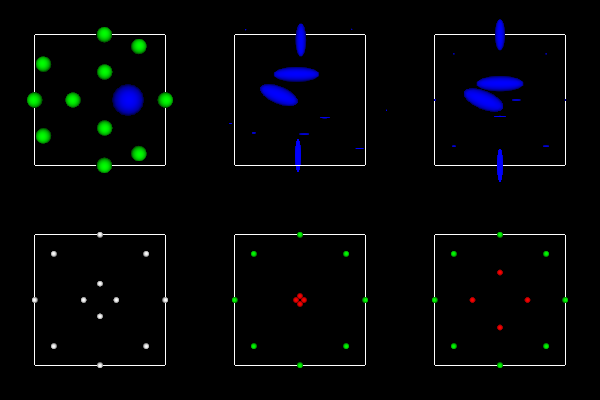

Generate this figure with Python:
#!/usr/bin/env python

# Demonstrate vtkPointSmoothingFilter with six smoothing modes on a
# synthetic 12-point dataset with manually specified tensors, rendered
# in a 3x2 viewport grid.

# Factory overrides
import vtkmodules.vtkInteractionStyle  # noqa: F401
import vtkmodules.vtkRenderingFreeType  # noqa: F401
import vtkmodules.vtkRenderingOpenGL2  # noqa: F401

from vtkmodules.vtkCommonCore import (
    vtkFloatArray,
    vtkPoints,
)
from vtkmodules.vtkCommonDataModel import (
    vtkCellArray,
    vtkPolyData,
)
from vtkmodules.vtkFiltersCore import (
    vtkGlyph3D,
    vtkTensorGlyph,
)
from vtkmodules.vtkFiltersExtraction import vtkExtractTensorComponents
from vtkmodules.vtkFiltersModeling import vtkOutlineFilter
from vtkmodules.vtkFiltersPoints import vtkPointSmoothingFilter
from vtkmodules.vtkFiltersSources import vtkSphereSource
from vtkmodules.vtkRenderingCore import (
    vtkActor,
    vtkCamera,
    vtkPolyDataMapper,
    vtkRenderWindow,
    vtkRenderWindowInteractor,
    vtkRenderer,
)

# View normal
normal = [0, 0, 1]

# Create synthetic dataset
point_positions = vtkPoints()
point_positions.SetNumberOfPoints(12)
point_positions.SetPoint(0, 0.25, 0.0, 0.0)
point_positions.SetPoint(1, 1.0, 0.0, 0.0)
point_positions.SetPoint(2, 0.707, 0.707, 0.0)
point_positions.SetPoint(3, 0.0, 1.0, 0.0)
point_positions.SetPoint(4, -0.707, 0.707, 0.0)
point_positions.SetPoint(5, -1.0, 0.0, 0.0)
point_positions.SetPoint(6, -0.707, -0.707, 0.0)
point_positions.SetPoint(7, 0.0, -1.0, 0.0)
point_positions.SetPoint(8, 0.707, -0.707, 0.0)
point_positions.SetPoint(9, -0.25, 0.0, 0.0)
point_positions.SetPoint(10, 0.0, 0.25, 0.0)
point_positions.SetPoint(11, 0.0, -0.25, 0.0)

verts = vtkCellArray()
for i in range(12):
    verts.InsertNextCell(1, [i])

scalars = vtkFloatArray()
scalars.SetNumberOfTuples(12)
scalars.SetTuple1(0, 2.0)
for i in range(1, 12):
    scalars.SetTuple1(i, 1.0)

tensors = vtkFloatArray()
tensors.SetNumberOfComponents(9)
tensors.SetNumberOfTuples(12)
tensors.SetTuple9(0, 0.7, 0.0, 0.0, 0.0, 0.1, 0.0, 0.0, 0.0, 0.1)
tensors.SetTuple9(1, 0.1, 0.0, 0.0, 0.0, 0.1, 0.0, 0.0, 0.0, 0.1)
tensors.SetTuple9(2, 0.1, 0.0, 0.0, 0.0, 0.1, 0.0, 0.0, 0.0, 0.1)
tensors.SetTuple9(3, 0.667, 0.0, 0.0, 0.0, 2, 0.0, 0.0, 0.0, 0.667)
tensors.SetTuple9(4, 0.1, 0.0, 0.0, 0.0, 0.1, 0.0, 0.0, 0.0, 0.1)
tensors.SetTuple9(5, 0.2, 0.0, 0.0, 0.0, 0.1, 0.0, 0.0, 0.0, 0.1)
tensors.SetTuple9(6, 0.3, 0.0, 0.0, 0.0, 0.1, 0.0, 0.0, 0.0, 0.1)
tensors.SetTuple9(7, 0.4, 0.0, 0.0, 0.0, 2.15, 0.0, 0.0, 0.0, 0.1)
tensors.SetTuple9(8, 0.5, 0.0, 0.0, 0.0, 0.1, 0.0, 0.0, 0.0, 0.1)
tensors.SetTuple9(9, 2.47487, -2.47487, 0.0, 1.41421, 1.41421, 0.0, 0.0, 0.0, 1.0)
tensors.SetTuple9(10, 3, 0, 0, 0, 1, 0, 0, 0, 1)
tensors.SetTuple9(11, 0.8, 0.0, 0.0, 0.0, 0.1, 0.0, 0.0, 0.0, 0.1)

point_data = vtkPolyData()
point_data.SetPoints(point_positions)
point_data.SetVerts(verts)
point_data.GetPointData().SetScalars(scalars)
point_data.GetPointData().SetTensors(tensors)

# Extract tensor information
tensor_extract = vtkExtractTensorComponents()
tensor_extract.SetInputData(point_data)
tensor_extract.ExtractScalarsOn()
tensor_extract.ScalarIsDeterminant()
tensor_extract.PassTensorsToOutputOn()
tensor_extract.Update()

# Glyph source
sphere_source = vtkSphereSource()
sphere_source.SetRadius(0.5)
sphere_source.SetCenter(0.0, 0.0, 0.0)
sphere_source.SetThetaResolution(16)
sphere_source.SetPhiResolution(8)
sphere_source.Update()

# --- Default (no smoothing) ---
smooth_0 = vtkPointSmoothingFilter()
smooth_0.SetInputData(point_data)
smooth_0.SetNumberOfIterations(0)
smooth_0.SetSmoothingModeToDefault()
smooth_0.Update()

glyph_0 = vtkGlyph3D()
glyph_0.SetInputConnection(smooth_0.GetOutputPort())
glyph_0.SetSourceConnection(sphere_source.GetOutputPort())
glyph_0.SetScaleModeToDataScalingOff()
glyph_0.SetScaleFactor(0.1)

glyph_mapper_0 = vtkPolyDataMapper()
glyph_mapper_0.SetInputConnection(glyph_0.GetOutputPort())
glyph_mapper_0.ScalarVisibilityOff()

glyph_actor_0 = vtkActor()
glyph_actor_0.SetMapper(glyph_mapper_0)
glyph_actor_0.GetProperty().SetColor(1, 1, 1)

# --- Geometric ---
smooth_1 = vtkPointSmoothingFilter()
smooth_1.SetInputData(point_data)
smooth_1.SetSmoothingModeToGeometric()
smooth_1.SetNumberOfIterations(20)
smooth_1.SetNumberOfSubIterations(100)
smooth_1.SetMaximumStepSize(0.01)
smooth_1.SetNeighborhoodSize(24)
smooth_1.EnableConstraintsOn()
smooth_1.SetFixedAngle(50)
smooth_1.SetBoundaryAngle(100)
smooth_1.GenerateConstraintScalarsOn()
smooth_1.Update()

glyph_1 = vtkGlyph3D()
glyph_1.SetInputConnection(smooth_1.GetOutputPort())
glyph_1.SetSourceConnection(sphere_source.GetOutputPort())
glyph_1.SetScaleModeToDataScalingOff()
glyph_1.SetScaleFactor(0.1)

glyph_mapper_1 = vtkPolyDataMapper()
glyph_mapper_1.SetInputConnection(glyph_1.GetOutputPort())
glyph_mapper_1.SetColorModeToMapScalars()
glyph_mapper_1.SetScalarModeToUsePointFieldData()
glyph_mapper_1.SetArrayAccessMode(1)
glyph_mapper_1.SetArrayName("Constraint Scalars")
glyph_mapper_1.SetScalarRange(0, 2)

glyph_actor_1 = vtkActor()
glyph_actor_1.SetMapper(glyph_mapper_1)
glyph_actor_1.GetProperty().SetColor(1, 1, 1)

# --- Uniform ---
smooth_2 = vtkPointSmoothingFilter()
smooth_2.SetInputData(point_data)
smooth_2.SetSmoothingModeToUniform()
smooth_2.SetNumberOfIterations(20)
smooth_2.SetNumberOfSubIterations(10)
smooth_2.EnableConstraintsOn()
smooth_2.SetMaximumStepSize(0.01)
smooth_2.SetNeighborhoodSize(20)
smooth_2.GenerateConstraintScalarsOn()
smooth_2.SetPackingFactor(1.0)
smooth_2.Update()

glyph_2 = vtkGlyph3D()
glyph_2.SetInputConnection(smooth_2.GetOutputPort())
glyph_2.SetSourceConnection(sphere_source.GetOutputPort())
glyph_2.SetScaleModeToDataScalingOff()
glyph_2.SetScaleFactor(0.1)
glyph_2.Update()

glyph_mapper_2 = vtkPolyDataMapper()
glyph_mapper_2.SetInputConnection(glyph_2.GetOutputPort())
glyph_mapper_2.SetScalarModeToUsePointFieldData()
glyph_mapper_2.SetArrayAccessMode(1)
glyph_mapper_2.SetArrayName("Constraint Scalars")
glyph_mapper_2.SetScalarRange(0, 2)

glyph_actor_2 = vtkActor()
glyph_actor_2.SetMapper(glyph_mapper_2)
glyph_actor_2.GetProperty().SetColor(1, 1, 1)

# --- Scalar ---
smooth_3 = vtkPointSmoothingFilter()
smooth_3.SetInputData(point_data)
smooth_3.SetSmoothingModeToScalars()
smooth_3.SetNumberOfIterations(30)
smooth_3.SetNumberOfSubIterations(10)
smooth_3.SetMaximumStepSize(0.01)
smooth_3.SetNeighborhoodSize(18)
smooth_3.EnableConstraintsOn()
smooth_3.SetFixedAngle(50)
smooth_3.SetBoundaryAngle(100)
smooth_3.GenerateConstraintScalarsOn()
smooth_3.Update()

glyph_3 = vtkGlyph3D()
glyph_3.SetInputConnection(smooth_3.GetOutputPort())
glyph_3.SetSourceConnection(sphere_source.GetOutputPort())
glyph_3.SetScaleFactor(0.25)

glyph_mapper_3 = vtkPolyDataMapper()
glyph_mapper_3.SetInputConnection(glyph_3.GetOutputPort())
glyph_mapper_3.SetScalarRange(0, 2)

glyph_actor_3 = vtkActor()
glyph_actor_3.SetMapper(glyph_mapper_3)
glyph_actor_3.GetProperty().SetColor(1, 1, 1)

# --- Tensor ---
smooth_4 = vtkPointSmoothingFilter()
smooth_4.SetInputData(point_data)
smooth_4.SetSmoothingModeToTensors()
smooth_4.SetNumberOfIterations(40)
smooth_4.SetNumberOfSubIterations(10)
smooth_4.SetMaximumStepSize(0.01)
smooth_4.SetNeighborhoodSize(18)
smooth_4.SetPackingFactor(1.5)
smooth_4.Update()

glyph_4 = vtkTensorGlyph()
glyph_4.SetInputConnection(smooth_4.GetOutputPort())
glyph_4.SetSourceConnection(sphere_source.GetOutputPort())
glyph_4.SetScaleFactor(0.25)

glyph_mapper_4 = vtkPolyDataMapper()
glyph_mapper_4.SetInputConnection(glyph_4.GetOutputPort())

glyph_actor_4 = vtkActor()
glyph_actor_4.SetMapper(glyph_mapper_4)
glyph_actor_4.GetProperty().SetColor(1, 1, 1)

# --- Frame Field ---
smooth_5 = vtkPointSmoothingFilter()
smooth_5.SetInputData(point_data)
smooth_5.SetSmoothingModeToFrameField()
smooth_5.SetFrameFieldArray(tensors)
smooth_5.SetMaximumStepSize(0.01)
smooth_5.SetNumberOfIterations(1)
smooth_5.SetNumberOfSubIterations(10)
smooth_5.SetNeighborhoodSize(18)
smooth_5.SetPackingFactor(0.75)
smooth_5.Update()

glyph_5 = vtkTensorGlyph()
glyph_5.SetInputConnection(smooth_5.GetOutputPort())
glyph_5.SetSourceConnection(sphere_source.GetOutputPort())
glyph_5.SetScaleFactor(0.25)

glyph_mapper_5 = vtkPolyDataMapper()
glyph_mapper_5.SetInputConnection(glyph_5.GetOutputPort())

glyph_actor_5 = vtkActor()
glyph_actor_5.SetMapper(glyph_mapper_5)
glyph_actor_5.GetProperty().SetColor(1, 1, 1)

# Outline
outline = vtkOutlineFilter()
outline.SetInputData(point_data)

outline_mapper = vtkPolyDataMapper()
outline_mapper.SetInputConnection(outline.GetOutputPort())

outline_actor = vtkActor()
outline_actor.SetMapper(outline_mapper)
outline_actor.GetProperty().SetColor(1, 1, 1)

# Renderers
renderer_0 = vtkRenderer()
renderer_0.SetViewport(0, 0, 0.333, 0.5)
renderer_0.AddActor(glyph_actor_0)
renderer_0.AddActor(outline_actor)
renderer_0.SetBackground(0, 0, 0)

renderer_1 = vtkRenderer()
renderer_1.SetViewport(0.333, 0, 0.667, 0.5)
renderer_1.AddActor(glyph_actor_1)
renderer_1.AddActor(outline_actor)
renderer_1.SetBackground(0, 0, 0)

renderer_2 = vtkRenderer()
renderer_2.SetViewport(0.667, 0, 1, 0.5)
renderer_2.AddActor(glyph_actor_2)
renderer_2.AddActor(outline_actor)
renderer_2.SetBackground(0, 0, 0)

renderer_3 = vtkRenderer()
renderer_3.SetViewport(0, 0.5, 0.333, 1)
renderer_3.AddActor(glyph_actor_3)
renderer_3.AddActor(outline_actor)
renderer_3.SetBackground(0, 0, 0)

renderer_4 = vtkRenderer()
renderer_4.SetViewport(0.333, 0.5, 0.667, 1)
renderer_4.AddActor(glyph_actor_4)
renderer_4.AddActor(outline_actor)
renderer_4.SetBackground(0, 0, 0)

renderer_5 = vtkRenderer()
renderer_5.SetViewport(0.667, 0.5, 1, 1)
renderer_5.AddActor(glyph_actor_5)
renderer_5.AddActor(outline_actor)
renderer_5.SetBackground(0, 0, 0)

# Window
render_window = vtkRenderWindow()
render_window.AddRenderer(renderer_0)
render_window.AddRenderer(renderer_1)
render_window.AddRenderer(renderer_2)
render_window.AddRenderer(renderer_3)
render_window.AddRenderer(renderer_4)
render_window.AddRenderer(renderer_5)
render_window.SetSize(600, 400)
render_window.SetWindowName("smoothing six modes")

# Scene
camera = vtkCamera()
camera.SetFocalPoint(0, 0, 0)
camera.SetPosition(normal)

renderer_0.SetActiveCamera(camera)
renderer_0.ResetCamera()
renderer_1.SetActiveCamera(camera)
renderer_2.SetActiveCamera(camera)
renderer_3.SetActiveCamera(camera)
renderer_4.SetActiveCamera(camera)
renderer_5.SetActiveCamera(camera)

# Interactor
interactor = vtkRenderWindowInteractor()
interactor.SetRenderWindow(render_window)

interactor.Initialize()
interactor.Start()
